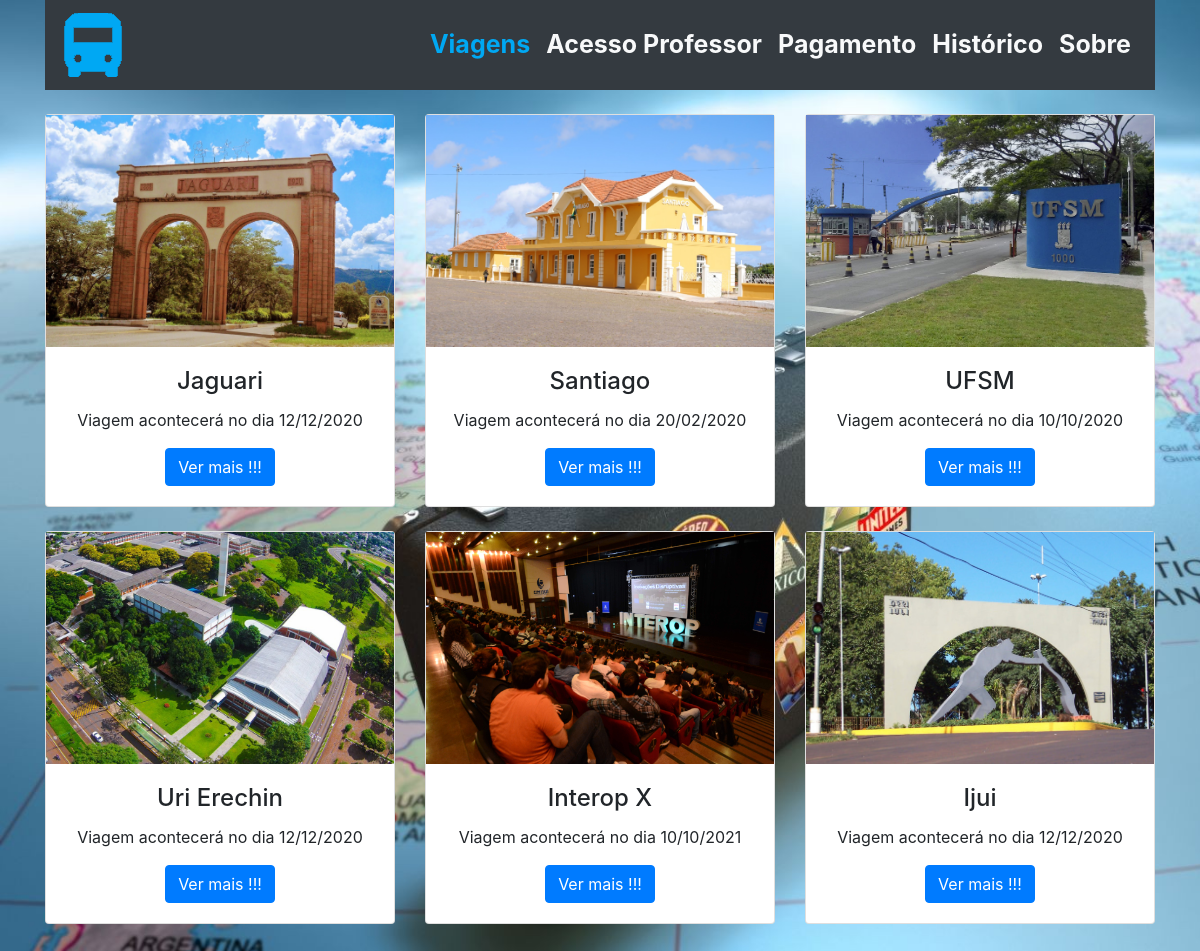
/SiteViagem/index.php, run on the app's committed database.
### tables this page shows
CREATE TABLE `viagem` (
  `idViagem` int(11) NOT NULL,
  `localViagem` varchar(50) NOT NULL,
  `dataViagem` date DEFAULT NULL,
  `valorViagem` decimal(6,2) NOT NULL,
  `distanciaViagem` decimal(6,2) NOT NULL,
  `descricaoViagem` text NOT NULL,
  `titulo` varchar(40) DEFAULT NULL,
  `tipoTransporte` varchar(40) DEFAULT NULL,
  `empresa` varchar(40) DEFAULT NULL,
  `capacidadeBus` int(11) DEFAULT NULL,
  `professorResponsavel` varchar(40) DEFAULT NULL
);

CREATE TABLE `arquivo` (
  `codigo` int(11) NOT NULL,
  `arqui` varchar(200) NOT NULL,
  `dat` datetime NOT NULL
);

### SiteViagem/index.php (the view, shortened to what this page needs)
<?php
include('conexao.php');
?>
<!DOCTYPE html>
<html lang="pt-br">
<head>
  <link rel="stylesheet" href="css/bootstrap.min.css" type="text/css" />
  <link rel="stylesheet" href="css/styles.css">
  <link rel="stylesheet" href="scss/css.css">
</head>
<body>
  <div id="menu" class="container">
    <nav class="navbar navbar-expand-lg navbar navbar-dark bg-dark">
      <a class="navbar-brand" href="index.php"><img src="assets/bus.png" alt="Logo da Viagem"></a>
      <div class="collapse navbar-collapse" id="navbarSite">
        <ul class="nav navbar-nav ml-auto">
          <li class="nav-item">
            <a class="nav-link text-primary" href="index.php">Viagens</a>
          </li>
          <li class="nav-item">
            <a class="nav-link text-light" href="loginProf.php">Acesso Professor</a>
          </li>
          <li class="nav-item">
            <a class="nav-link text-light" href="confirmaPagamento.php">Pagamento</a>
          </li>
          <li class="nav-item">
            <a class="nav-link text-light" href="historico.html">Histórico</a>
          </li>
          <li class="nav-item">
            <a class="nav-link text-light" href="sobre.html">Sobre</a>
          </li>
        </ul>
      </div>
    </nav>
    <div class="row my-4">
      <?php
          $result_viagens = "SELECT * FROM viagem";
          $resultado_viagens = mysqli_query($conexao, $result_viagens);
      while ($rows_viagens = mysqli_fetch_assoc($resultado_viagens)) {
        $id = $rows_viagens['idViagem'];
        $result_imagem = "SELECT * FROM arquivo WHERE codigo = $id";
        $resultado_imagem = mysqli_query($conexao, $result_imagem);
        $rows_imagem = mysqli_fetch_assoc($resultado_imagem);
        $data_timestemp = strtotime($rows_viagens['dataViagem']);
        $data_br = date("d/m/Y",$data_timestemp);
      ?>
        <div class="col-sm-12 col-md-4 mb-4">
          <div class="card">
            <img id="viag" class="viag" src="./upload/<?php echo $rows_imagem['arqui'];?>" alt="Imagem do Card">
            <div class="card-body text-center">
              <h4 class="card-title"><?php echo $rows_viagens['titulo']; ?> </h4>
              <p class="card-text">Viagem acontecerá no dia <?php echo $data_br ?></p>
              <a href="viagem.php?id_Viagem=<?php echo $rows_viagens['idViagem']; ?>
              " class="btn btn-primary">Ver mais !!! </a>
            </div>
          </div>
        </div>
      <?php } ?>
    </div>
  </div>
</body>
</html>

### SiteViagem/index.php (style rules this page uses)
body { background-image: url("assets/maleta.jpg"); -webkit-background-size: cover; -moz-background-size: cover; -o-background-size: cover; background-size: cover; }
.viag { max-width: 100%; width: 350px; height: 232px; object-fit: cover; object-position: bottom right; }

### data on the page
viagem: arquivo.arqui (picture), titulo "Jaguari", dataViagem "12/12/2020"
viagem: arquivo.arqui (picture), titulo "Santiago", dataViagem "20/02/2020"
viagem: arquivo.arqui (picture), titulo "UFSM", dataViagem "10/10/2020"
viagem: arquivo.arqui (picture), titulo "Uri Erechin", dataViagem "12/12/2020"
viagem: arquivo.arqui (picture), titulo "Interop X", dataViagem "10/10/2021"
viagem: arquivo.arqui (picture), titulo "Ijui", dataViagem "12/12/2020"
